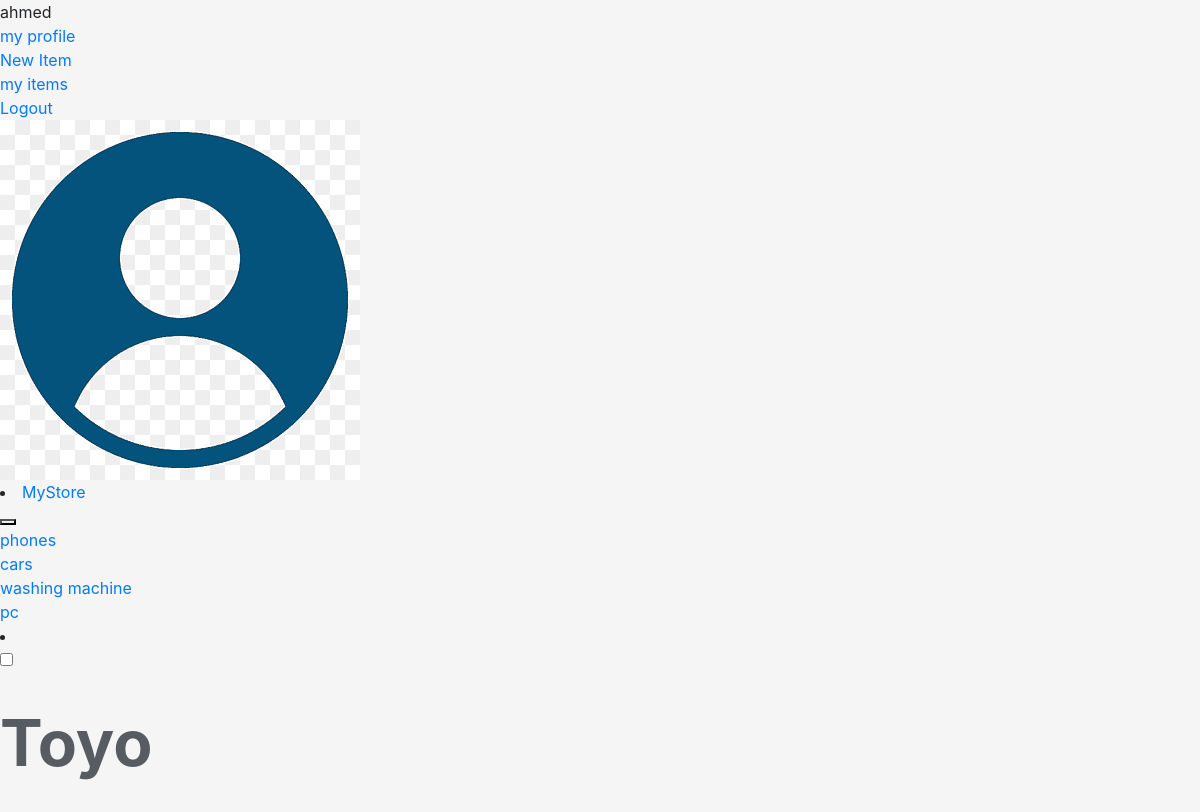
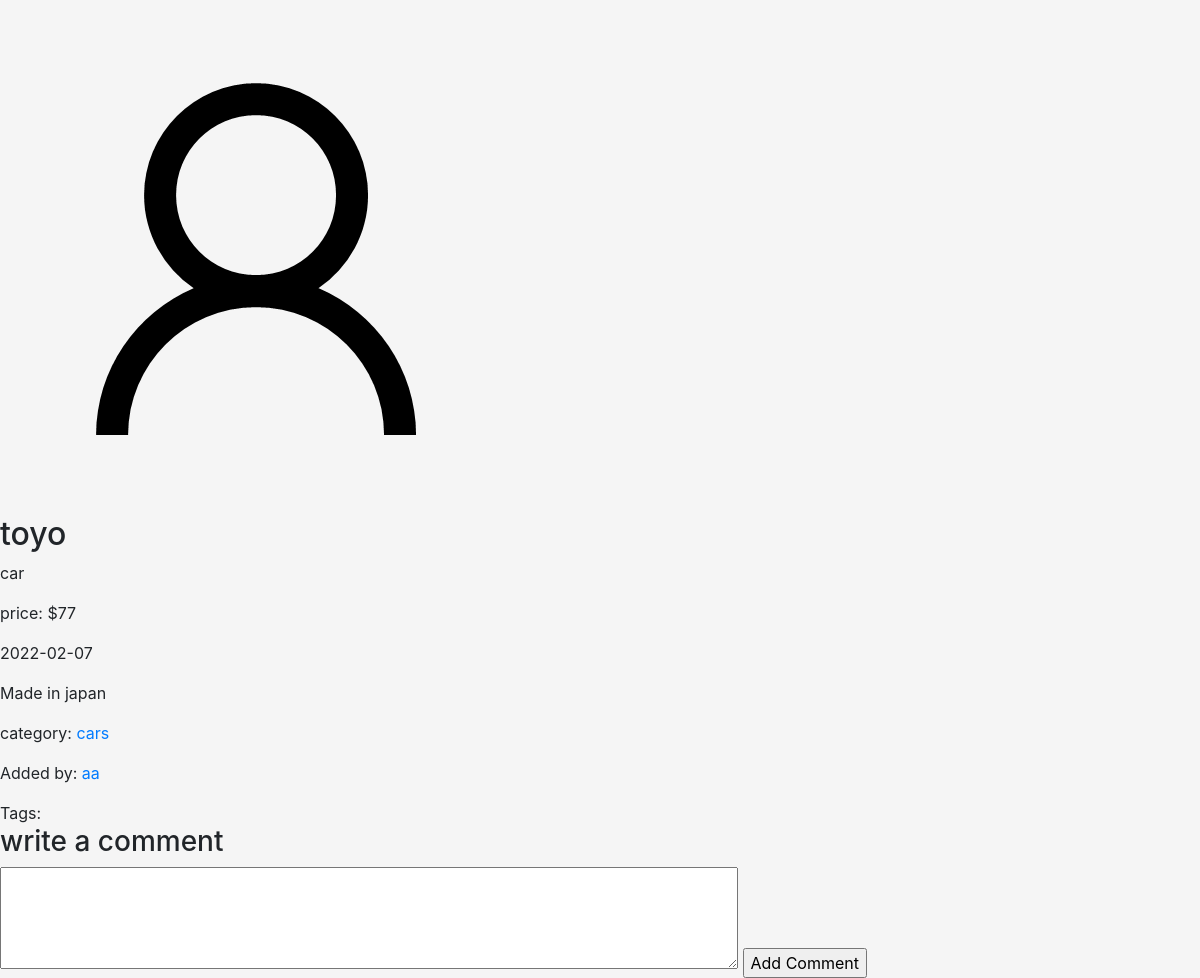
/items-users.php?itemid=13 (signed in), run on the app's committed database (2 pictures, top to bottom).
### tables this page shows
CREATE TABLE `categories` (
  `ID` int(11) NOT NULL,
  `Name` varchar(255) NOT NULL,
  `Description` text NOT NULL,
  `Parent` int(11) NOT NULL,
  `Ordering` int(11) DEFAULT NULL,
  `Visibility` tinyint(4) NOT NULL DEFAULT 0,
  `Allow_Comment` tinyint(4) NOT NULL DEFAULT 0,
  `Allow_Ads` tinyint(4) NOT NULL DEFAULT 0
);

CREATE TABLE `items` (
  `itemID` int(11) NOT NULL,
  `Name` varchar(255) NOT NULL,
  `Description` text NOT NULL,
  `Price` varchar(255) NOT NULL,
  `Date` date NOT NULL,
  `Country_Made` varchar(255) NOT NULL,
  `Image` varchar(255) NOT NULL,
  `Status` varchar(255) NOT NULL,
  `Rating` smallint(6) NOT NULL,
  `approving` tinyint(4) NOT NULL DEFAULT 0,
  `Category_ID` int(11) NOT NULL,
  `User_ID` int(11) NOT NULL,
  `tags` varchar(255) NOT NULL
);

CREATE TABLE `users` (
  `UserID` int(11) NOT NULL COMMENT 'to identify user',
  `Username` varchar(255) NOT NULL COMMENT 'username for login',
  `Password` varchar(255) NOT NULL COMMENT 'pass for login',
  `Email` varchar(255) NOT NULL COMMENT 'email for login',
  `Fullname` varchar(255) NOT NULL COMMENT 'user full name',
  `GroupID` int(11) NOT NULL DEFAULT 0 COMMENT 'to be admin or user',
  `TrustStatus` int(11) NOT NULL DEFAULT 0 COMMENT 'to see if user trusted or not',
  `RegisterStatus` int(11) NOT NULL DEFAULT 0 COMMENT 'registering status',
  `Date` date NOT NULL,
  `profileImg` varchar(255) NOT NULL
);

### initialize.php (called while the page is built, shortened)
<?php
    include "admin-control/connect.php";
    if(isset($_SESSION["user"])) {
        $userSession = $_SESSION["user"];
    }
    $temp_file = "includes/temps/";
    $css_file = "Design/css/";
    $functions_file = "includes/functions/";
    include $functions_file . "function.php";
    include $temp_file . "header.php";

### includes/functions/function.php (called while the page is built, shortened)
<?php
    function getall($field, $table, $where = NULL, $and = NULL, $orderfield, $ordering = "DESC") {
        global $db;
        $grttingdata = $db->prepare("SELECT $field FROM $table $where $and ORDER BY $orderfield $ordering");
        $grttingdata->execute();
        return $grttingdata->fetchALL();
    }

### items-users.php (the view, shortened to what this page needs)
<?php
    include "initialize.php";
    $itemid = isset($_GET["itemid"]) && is_numeric($_GET["itemid"]) ? intval($_GET["itemid"]) : 0;
    $stmt = $db->prepare("SELECT items.*, categories.Name AS categ_name, users.Username FROM items
                                    INNER JOIN categories ON categories.ID = items.Category_ID
                                    INNER JOIN users ON users.UserID = items.User_ID
                                    WHERE itemID = ? AND approving = 1");
    $stmt->execute(array($itemid));
    $count = $stmt->rowCount();
    if($count > 0) {
        $item = $stmt->fetch();
?>
    <h1 class="text-center"><?php echo $item["Name"] ?></h1>
    <div class="container">
        <div class="row">
            <div class="col-md-3">
                <div class="thumbnail box-item">
                    <?php
                        if (empty($item['Image'])) {
                            echo "<img src='1.png'>";
                        } else {
                            echo "<img src='admin-control/uploads/items/" . $item['Image'] . "'>";
                        }
                    ?>
                </div>
            </div>
            <div class="col-md-9">
                <ul class="list-unstyled">
                    <li><h2><?php echo $item["Name"] ?></h2></li>
                    <li><p><?php echo $item["Description"] ?></p></li>
                    <li><p>price: $<?php echo $item["Price"] ?></p></li>
                    <li><p><?php echo $item["Date"] ?></p></li>
                    <li><p>Made in <?php echo $item["Country_Made"] ?></p></li>
                    <li>
                        <p>category: <a href="categories.php?id=<?php echo $item["Category_ID"] ?>"> <?php echo $item["categ_name"] ?></a></p>
                    </li>
                    <li><p>Added by: <a href="#"> <?php echo $item["Username"] ?></a></p></li>
                    <li>
                        <span>Tags: </span>
                    </li>
                </ul>
            </div>
        </div>
        <?php
            if(isset($_SESSION["user"])) {
        ?>
        <div class="row">
        <div class="container">
            <div class="col-md-offset-3">
                <div class="commenting">
                    <h3>write a comment</h3>
                    <form action="<?php echo $_SERVER["PHP_SELF"] . "?itemid=" . $item["itemID"] ?>" method="POST">
                        <textarea class="form-control" required="required" name="coments" id="" cols="70" rows="4"></textarea>
                        <input class="btn btn-outline-primary" type="submit" value="Add Comment">
                    </form>
                </div>
            </div>
        </div>
        </div>
        <?php
            }
            else {
                echo "<a href='login.php'>login</a> or <a a href='login.php'>register</a> to add comments";
            }
        ?>
    </div>
<?php
    }
    else {
        echo '<div class="alert alert-danger">';
            echo '<strong>Error! </strong>' . "there's no such id or this item waiting approved";
        echo '</div>';
    }
    include $temp_file . "footer.php";
?>

### includes/temps/header.php (shortened to what this page needs)
<!DOCTYPE html>
<html lang="en">
<head>
    <link rel="stylesheet" href="<?php echo $css_file; ?>all.min.css">
    <link rel="stylesheet" href="<?php echo $css_file; ?>normalize.css">
    <link rel="stylesheet" href="<?php echo $css_file; ?>bootstrap.min.css">
    <link rel="stylesheet" href="<?php echo $css_file; ?>jquery-ui.css">
    <link rel="stylesheet" href="<?php echo $css_file; ?>jquery.selectBoxIt.css">
    <link rel="stylesheet" href="<?php echo $css_file; ?>bootstrap-tagsinput.css">
    <link rel="stylesheet" href="<?php echo $css_file; ?>frontend.css">
</head>
<body>
    <div class="upper-bar">
        <div class="container">
            <?php
            if (isset($_SESSION["user"])) { ?>
                <div class="flxcont">
                    <div class="btn-group">
                        <span class="nav-link dropdown-toggle btn btn-outline-dark" href="#" role="button" data-bs-toggle="dropdown">
                            <?php echo $userSession; ?>
                        </span>
                        <ul class="dropdown-menu">
                            <li><a class="dropdown-item" href="profile.php">my profile</a></li>
                            <li><a class="dropdown-item" href="newads.php">New Item</a></li>
                            <li><a class="dropdown-item" href="profile.php#my-itms">my items</a></li>
                            <li><a class="dropdown-item" href="logout.php">Logout</a></li>
                        </ul>
                    </div>
                    <a href="profile.php"><img class="userimg" src="user.png" alt="my image"></a>
                </div>
            <?php
            } else {
            ?>
                <a href="login.php" class="rightlink">
                    <span class="justify-content-end">login/signup</span>
                </a>
            <?php } ?>
        </div>
    </div>
    <nav class="navbar navbar-expand-md bg-dark navbar-dark">
        <div class="container">
            <li class="nav-item list-unstyled">
                <a class="navbar-brand nav-link logo" href="index.php">MyStore</a>
            </li>
            <button class="navbar-toggler" type="button" data-toggle="collapse" data-target="#collapsibleNavbar">
            </button>
            <div class="collapse navbar-collapse justify-content-end" id="collapsibleNavbar">
                <ul class="navbar-nav">
                    <?php
                    $categories = getall("*", "categories", "WHERE Parent = 0", "", "ID");
                    foreach ($categories as $category) {
                        echo '<li class="nav-item">
                                <a class="nav-link" href="categories.php?id=' . $category["ID"] . '">' . $category["Name"] . '</a>
                            </li>';
                    }
                    ?>
                </ul>
            </div>
            <li class="nav-item list-unstyled">
                <div id="main" class="nav-link">
                    <label class="switch">
                        <input type="checkbox" onclick="darkLight()" id="checkBox">
                    </label>
                </div>
            </li>
        </div>
    </nav>

### includes/temps/footer.php (shortened to what this page needs)
</body>
</html>

### Design/css/frontend.css (style rules this page uses)
body { background-color: #F5F5F5; text-decoration: none; }
a { text-decoration: none; }
.h1, h1 { font-size: 4rem; text-transform: capitalize; padding: 25px 0; color: #575b62; font-weight: bold; }
ul { padding: 0; margin: 0; }
label { text-transform: capitalize; }

### data on the page
categories: Name "phones"
categories: Name "cars"
categories: Name "washing machine"
categories: Name "pc"
items: Name "Toyo", Name "toyo", Description "car", Price "77", Date "2022-02-07", Country_Made "japan", Category_ID.Name "cars", User_ID.Username "aa"

### other printed values
$userSession "ahmed"
